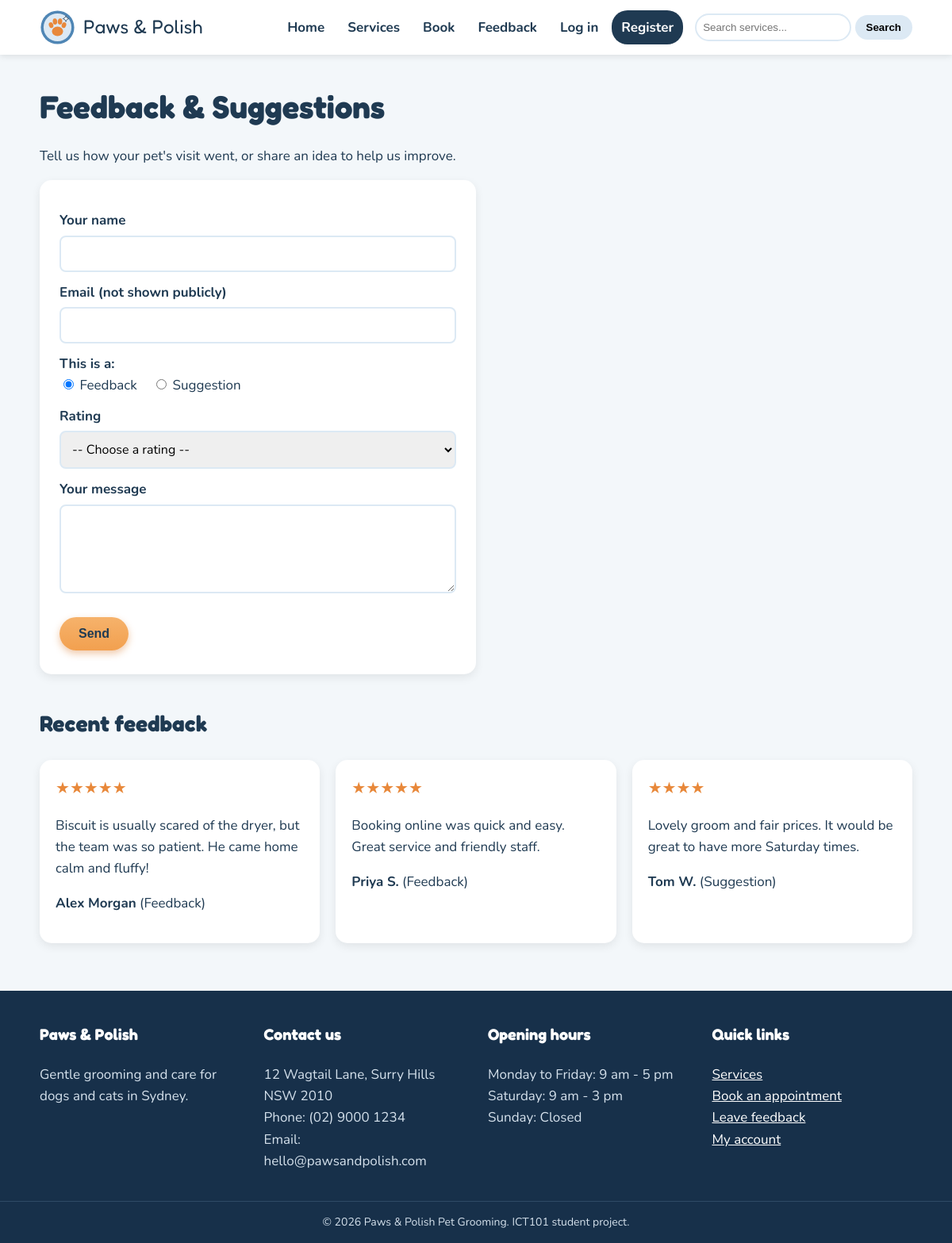
Page /feedback.php on the committed database.
### tables this page shows
CREATE TABLE feedback (
    feedback_id INT AUTO_INCREMENT PRIMARY KEY,
    name        VARCHAR(100) NOT NULL,
    email       VARCHAR(100) NOT NULL,
    type        VARCHAR(20)  NOT NULL,
    rating      INT NOT NULL,
    message     TEXT NOT NULL,
    created_at  TIMESTAMP DEFAULT CURRENT_TIMESTAMP
);

### feedback.php (the view, shortened to what this page needs)
<?php
include "db.php";
$all_feedback = mysqli_query($conn, "SELECT * FROM feedback ORDER BY created_at DESC LIMIT 6");
include "header.php";
?>
<section class="container">
    <h1>Feedback &amp; Suggestions</h1>
    <p>Tell us how your pet's visit went, or share an idea to help us improve.</p>
    <form action="feedback.php" method="post" class="form-box" onsubmit="return validateFeedback()">
        <label for="name">Your name</label>
        <input type="text" id="name" name="name">
        <label for="email">Email (not shown publicly)</label>
        <input type="text" id="email" name="email">
        <label>This is a:</label>
        <div class="radio-row">
            <label><input type="radio" name="type" value="Feedback" checked> Feedback</label>
            <label><input type="radio" name="type" value="Suggestion"> Suggestion</label>
        </div>
        <label for="rating">Rating</label>
        <select id="rating" name="rating">
            <option value="">-- Choose a rating --</option>
        </select>
        <label for="message">Your message</label>
        <textarea id="message" name="message" rows="4"></textarea>
        <button type="submit" class="button">Send</button>
    </form>
    <h2>Recent feedback</h2>
    <div class="cards">
        <?php while ($row = mysqli_fetch_assoc($all_feedback)) { ?>
            <div class="review">
                <p class="stars"><?php echo str_repeat("★", $row['rating']); ?></p>
                <p><?php echo htmlspecialchars($row['message']); ?></p>
                <p><strong><?php echo htmlspecialchars($row['name']); ?></strong> (<?php echo htmlspecialchars($row['type']); ?>)</p>
            </div>
        <?php } ?>
    </div>
</section>
<?php include "footer.php"; ?>

### style.css (style rules this page uses)
body { margin: 0; font-family: "Nunito", Arial, sans-serif; font-size: 17px; line-height: 1.6; color: #1F3A52; background-color: #F3F7FA; }
h1, h2, h3 { font-family: "Fredoka", Arial, sans-serif; color: #1F3A52; }
h1 { font-size: 40px; margin-bottom: 10px; }
h2 { font-size: 28px; margin-top: 40px; }
.container { max-width: 1100px; margin: 0 auto; padding: 0 20px 20px; }
.button { display: inline-block; padding: 12px 24px; margin: 5px 5px 5px 0; border: none; border-radius: 30px; background: linear-gradient(to bottom, #F6B26B, #F2A04F); color: #1F3A52; font-size: 16px; font-weight: bold; text-decoration: none; cursor: pointer; box-shadow: 0 4px 10px rgba(217, 119, 43, 0.4); transition: transform 0.2s; }
.cards { display: flex; flex-wrap: wrap; gap: 20px; }
.card, .review { flex: 1; min-width: 200px; padding: 20px; background-color: white; border-radius: 15px; box-shadow: 0 4px 12px rgba(0, 0, 0, 0.08); color: #1F3A52; text-decoration: none; transition: transform 0.3s, box-shadow 0.3s; }
.stars { color: #E8883A; font-size: 20px; margin: 0; }
.form-box { max-width: 500px; padding: 25px; margin-bottom: 20px; background-color: white; border-radius: 15px; box-shadow: 0 4px 12px rgba(0, 0, 0, 0.08); }
.form-box label { display: block; margin-top: 12px; font-weight: bold; }
.form-box input[type="text"], .form-box input[type="password"], .form-box input[type="date"], .form-box select, .form-box textarea { width: 100%; box-sizing: border-box; padding: 10px; margin-top: 5px; border: 2px solid #DCE9F4; border-radius: 8px; font-family: inherit; font-size: 16px; transition: border-color 0.3s; }
.radio-row label { display: inline; font-weight: normal; margin-right: 15px; }

### rows in the picture
feedback: rating "★★★★★", message "Biscuit is usually scared of the dryer, but the team was so patient. He came home calm and fluffy!", name "Alex Morgan", type "Feedback"
feedback: rating "★★★★★", message "Booking online was quick and easy. Great service and friendly staff.", name "Priya S.", type "Feedback"
feedback: rating "★★★★", message "Lovely groom and fair prices. It would be great to have more Saturday times.", name "Tom W.", type "Suggestion"
